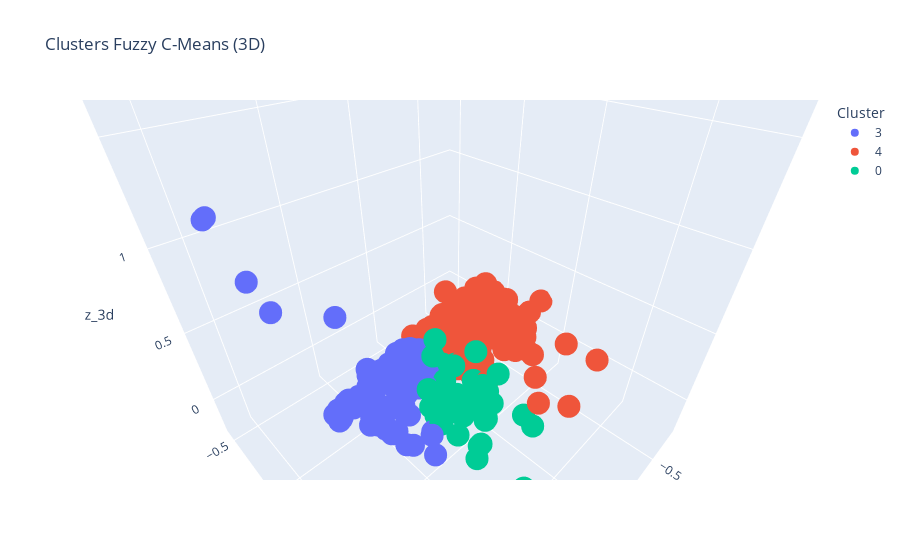

The cell this chart's notebook holds for it:
### Code cell
import plotly.express as px

# Réduction de dimension en 3D
pca_3d = PCA(n_components=3)
X_3d = pca_3d.fit_transform(distances)

# Ajouter les coordonnées 3D au DataFrame
df['x_3d'] = X_3d[:, 0]
df['y_3d'] = X_3d[:, 1]
df['z_3d'] = X_3d[:, 2]

# Visualisation des clusters Fuzzy C-Means en 3D
fig = px.scatter_3d(df, x='x_3d', y='y_3d', z='z_3d',
                    color=df['fcm_cluster'].astype(str),  # Colorier les clusters
                    title='Clusters Fuzzy C-Means (3D)',
                    labels={'color': 'Cluster'})
fig.show()

### Figure 1 — Plotly figure (JSON) as saved in the notebook; plotly's stock layout.template omitted (floating-point values rounded to 4 significant figures; data arrays with more than 128 entries replaced by an {"elided": "..."} marker saying what was removed)
{"data": [{"hovertemplate": "Cluster=3<br>x_3d=%{x}<br>y_3d=%{y}<br>z_3d=%{z}<extra></extra>", "legendgroup": "3", "marker": {"color": "#636efa", "symbol": "circle"}, "mode": "markers", "name": "3", "scene": "scene", "showlegend": true, "type": "scatter3d", "x": {"elided": "196 float values"}, "y": {"elided": "196 float values"}, "z": {"elided": "196 float values"}}, {"hovertemplate": "Cluster=4<br>x_3d=%{x}<br>y_3d=%{y}<br>z_3d=%{z}<extra></extra>", "legendgroup": "4", "marker": {"color": "#EF553B", "symbol": "circle"}, "mode": "markers", "name": "4", "scene": "scene", "showlegend": true, "type": "scatter3d", "x": {"elided": "257 float values"}, "y": {"elided": "257 float values"}, "z": {"elided": "257 float values"}}, {"hovertemplate": "Cluster=0<br>x_3d=%{x}<br>y_3d=%{y}<br>z_3d=%{z}<extra></extra>", "legendgroup": "0", "marker": {"color": "#00cc96", "symbol": "circle"}, "mode": "markers", "name": "0", "scene": "scene", "showlegend": true, "type": "scatter3d", "x": [0.2845, 0.2981, 0.3641, 0.3531, 0.5853, 0.3148, 0.6119, 0.07865, 0.286, 0.6119, 0.2272, 0.1501, 0.6156, 0.189, 0.6124, 0.6119, 0.1995, 0.07017, 0.2198, 0.2282, 0.03766, 0.1605, 0.2314, 0.1049, 0.2143, 0.103, 0.3244, 0.1452, 0.1615, 0.03195, 0.151, 0.07143, 0.04858, 0.3073, 0.04365, 0.01218, 0.03519, 0.00891, 0.09258, -0.01342, 0.3413, 0.04856, 0.07613, 0.363, 0.1173, 0.3055, 0.09658], "y": [0.3488, 0.3212, 0.7369, 1.02, 0.7422, 0.429, 0.9144, 0.8589, 0.694, 0.9144, 0.224, 0.6037, 0.8573, 0.3979, 0.7754, 0.9144, 0.2428, 0.08805, 0.5007, 0.3443, 0.4932, 0.2212, 0.3967, 0.238, 0.6573, 0.3364, 0.5637, 0.6072, 0.4765, 0.1247, 0.5949, 0.4585, 0.7782, 0.4142, 0.2537, 0.4565, 0.4151, 0.3824, 0.5988, 0.2087, 1.255, 0.1578, 0.1649, 1.277, 0.6407, 0.6991, 0.1622], "z": [-0.07048, -0.006017, 9.398e-05, 0.05116, -0.1189, -0.04583, -0.1119, 0.1097, 0.002177, -0.1119, 0.006359, -0.006216, -0.1235, -0.01048, -0.1291, -0.1119, 0.269, -0.031, 4.152e-05, 0.0006609, 0.01089, 0.353, -0.0526, 0.003995, 0.315, -0.04337, -0.009547, 0.007737, 0.03507, -0.03731, 0.04583, 0.01784, 0.1006, -0.0562, 0.09231, 0.05431, 0.3077, 0.03862, 0.08124, 0.03565, 0.05997, 0.04519, -0.09708, 0.05984, 0.3565, 0.01029, -0.06611]}], "layout": {"autosize": true, "legend": {"title": {"text": "Cluster"}, "tracegroupgap": 0}, "scene": {"aspectmode": "auto", "aspectratio": {"x": 0.9685, "y": 0.9713, "z": 1.063}, "camera": {"center": {"x": 0, "y": 0, "z": 0}, "eye": {"x": 0.638, "y": 0.638, "z": 0.638}, "projection": {"type": "perspective"}, "up": {"x": 0, "y": 0, "z": 1}}, "domain": {"x": [0, 1], "y": [0, 1]}, "xaxis": {"title": {"text": "x_3d"}, "type": "linear"}, "yaxis": {"title": {"text": "y_3d"}, "type": "linear"}, "zaxis": {"title": {"text": "z_3d"}, "type": "linear"}}, "title": {"text": "Clusters Fuzzy C-Means (3D)"}}}
